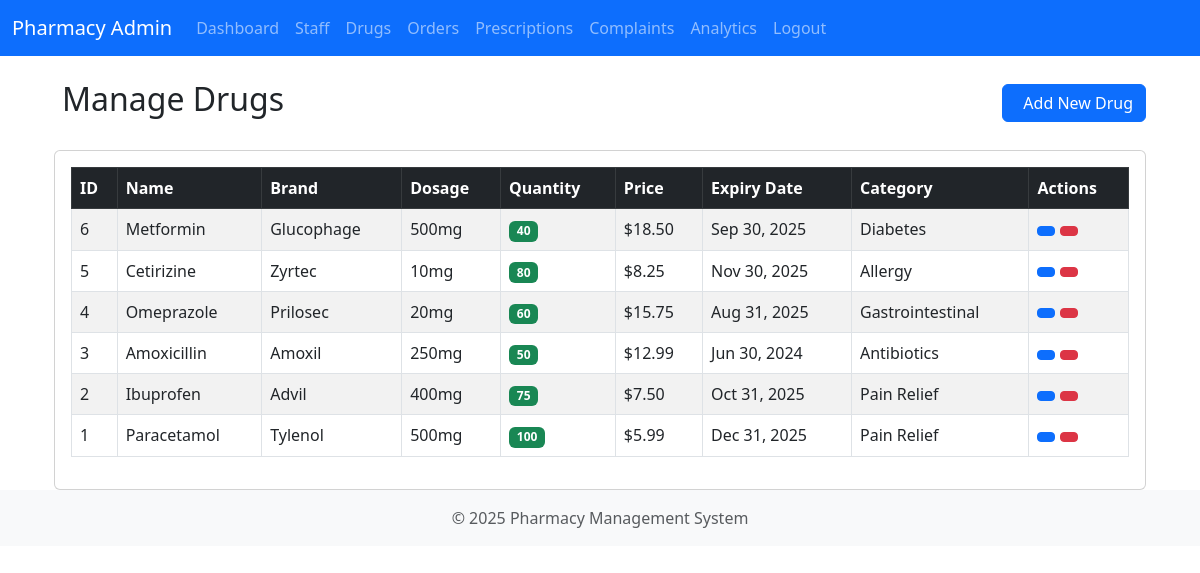
Screenshot of /admin/manage_drug.php (signed in) with the database file from the repository.
### tables this page shows
CREATE TABLE drugs (
  id INT AUTO_INCREMENT PRIMARY KEY,
  name VARCHAR(100) NOT NULL,
  brand VARCHAR(100) NOT NULL,
  dosage VARCHAR(50) NOT NULL,
  quantity INT NOT NULL DEFAULT 0,
  price DECIMAL(10,2) NOT NULL,
  expiry_date DATE NOT NULL,
  category VARCHAR(50) NOT NULL,
  description TEXT,
  created_at TIMESTAMP DEFAULT CURRENT_TIMESTAMP
);

### admin/manage_drug.php (the view, shortened to what this page needs)
<?php
include 'includes/db.php';
include 'includes/header.php';
$drugs = $conn->query("SELECT * FROM drugs ORDER BY id DESC");
?>
<div class="container-fluid">
    <div class="d-flex justify-content-between align-items-center mb-4">
        <h2><i class="fas fa-pills me-2"></i>Manage Drugs</h2>
        <a href="add_drug.php" class="btn btn-primary">
            <i class="fas fa-plus me-2"></i>Add New Drug
        </a>
    </div>
    <div class="card">
        <div class="card-body">
            <div class="table-responsive">
                <table class="table table-bordered table-striped">
                    <thead class="table-dark">
                        <tr>
                            <th>ID</th>
                            <th>Name</th>
                            <th>Brand</th>
                            <th>Dosage</th>
                            <th>Quantity</th>
                            <th>Price</th>
                            <th>Expiry Date</th>
                            <th>Category</th>
                            <th>Actions</th>
                        </tr>
                    </thead>
                    <tbody>
                        <?php while($row = $drugs->fetch_assoc()): ?>
                        <tr>
                            <td><?php echo $row['id']; ?></td>
                            <td><?php echo htmlspecialchars($row['name']); ?></td>
                            <td><?php echo htmlspecialchars($row['brand']); ?></td>
                            <td><?php echo htmlspecialchars($row['dosage']); ?></td>
                            <td>
                                <span class="badge bg-<?php echo $row['quantity'] > 10 ? 'success' : ($row['quantity'] > 0 ? 'warning' : 'danger'); ?>">
                                    <?php echo $row['quantity']; ?>
                                </span>
                            </td>
                            <td>$<?php echo number_format($row['price'], 2); ?></td>
                            <td><?php echo date('M d, Y', strtotime($row['expiry_date'])); ?></td>
                            <td><?php echo htmlspecialchars($row['category']); ?></td>
                            <td>
                                <a href="edit_drug.php?id=<?php echo $row['id']; ?>" class="btn btn-sm btn-primary">
                                </a>
                                <a href="manage_drug.php?delete=<?php echo $row['id']; ?>"
                                   class="btn btn-sm btn-danger"
                                   onclick="return confirm('Are you sure you want to delete this drug?')">
                                </a>
                            </td>
                        </tr>
                        <?php endwhile; ?>
                    </tbody>
                </table>
            </div>
        </div>
    </div>
</div>
<?php include 'includes/footer.php'; ?>

### rows the page displays
drugs: id "6", name "Metformin", brand "Glucophage", dosage "500mg", quantity "40", price "18.50", expiry_date "Sep 30, 2025", category "Diabetes"
drugs: id "5", name "Cetirizine", brand "Zyrtec", dosage "10mg", quantity "80", price "8.25", expiry_date "Nov 30, 2025", category "Allergy"
drugs: id "4", name "Omeprazole", brand "Prilosec", dosage "20mg", quantity "60", price "15.75", expiry_date "Aug 31, 2025", category "Gastrointestinal"
drugs: id "3", name "Amoxicillin", brand "Amoxil", dosage "250mg", quantity "50", price "12.99", expiry_date "Jun 30, 2024", category "Antibiotics"
drugs: id "2", name "Ibuprofen", brand "Advil", dosage "400mg", quantity "75", price "7.50", expiry_date "Oct 31, 2025", category "Pain Relief"
drugs: id "1", name "Paracetamol", brand "Tylenol", dosage "500mg", quantity "100", price "5.99", expiry_date "Dec 31, 2025", category "Pain Relief"
